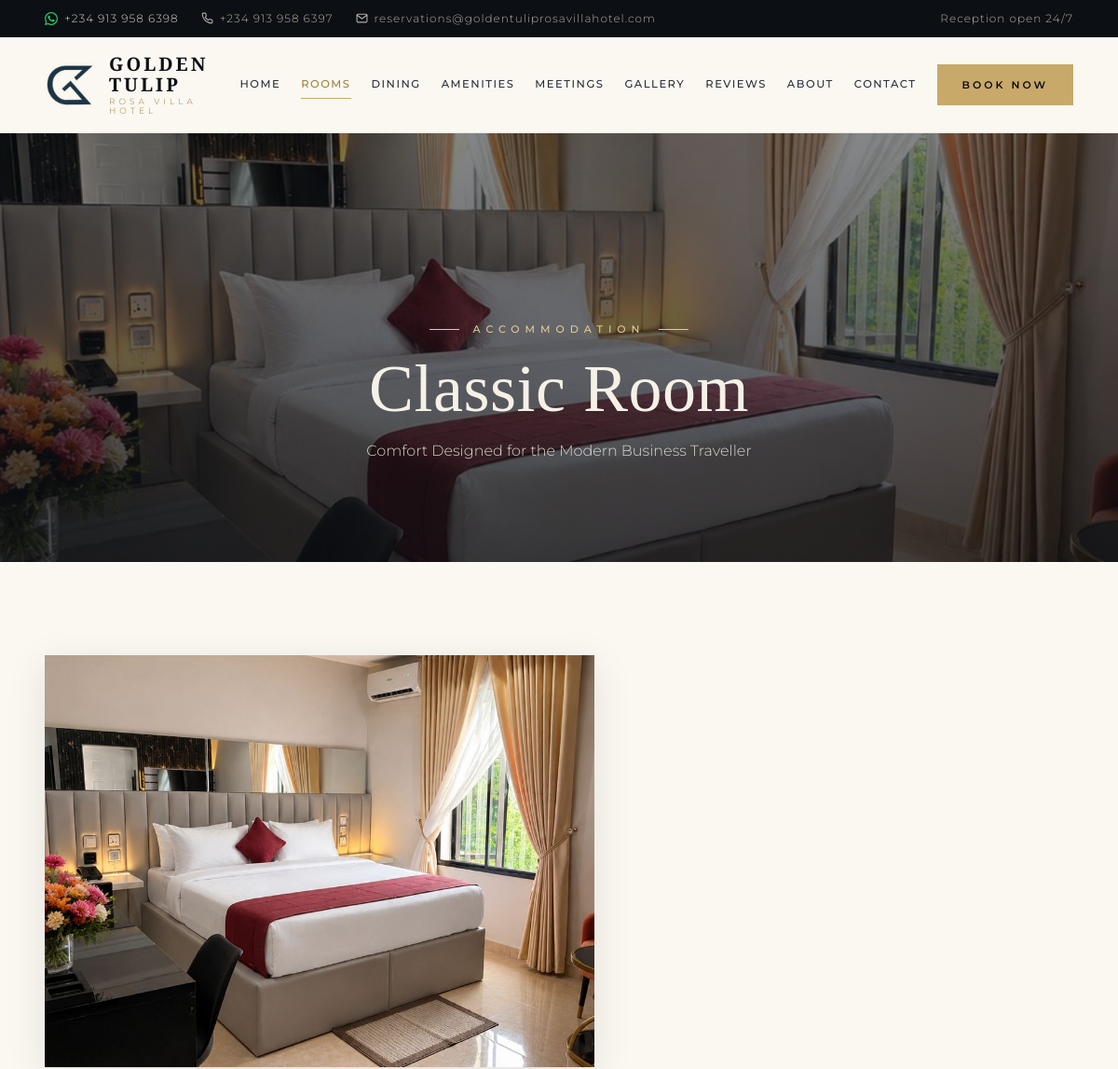
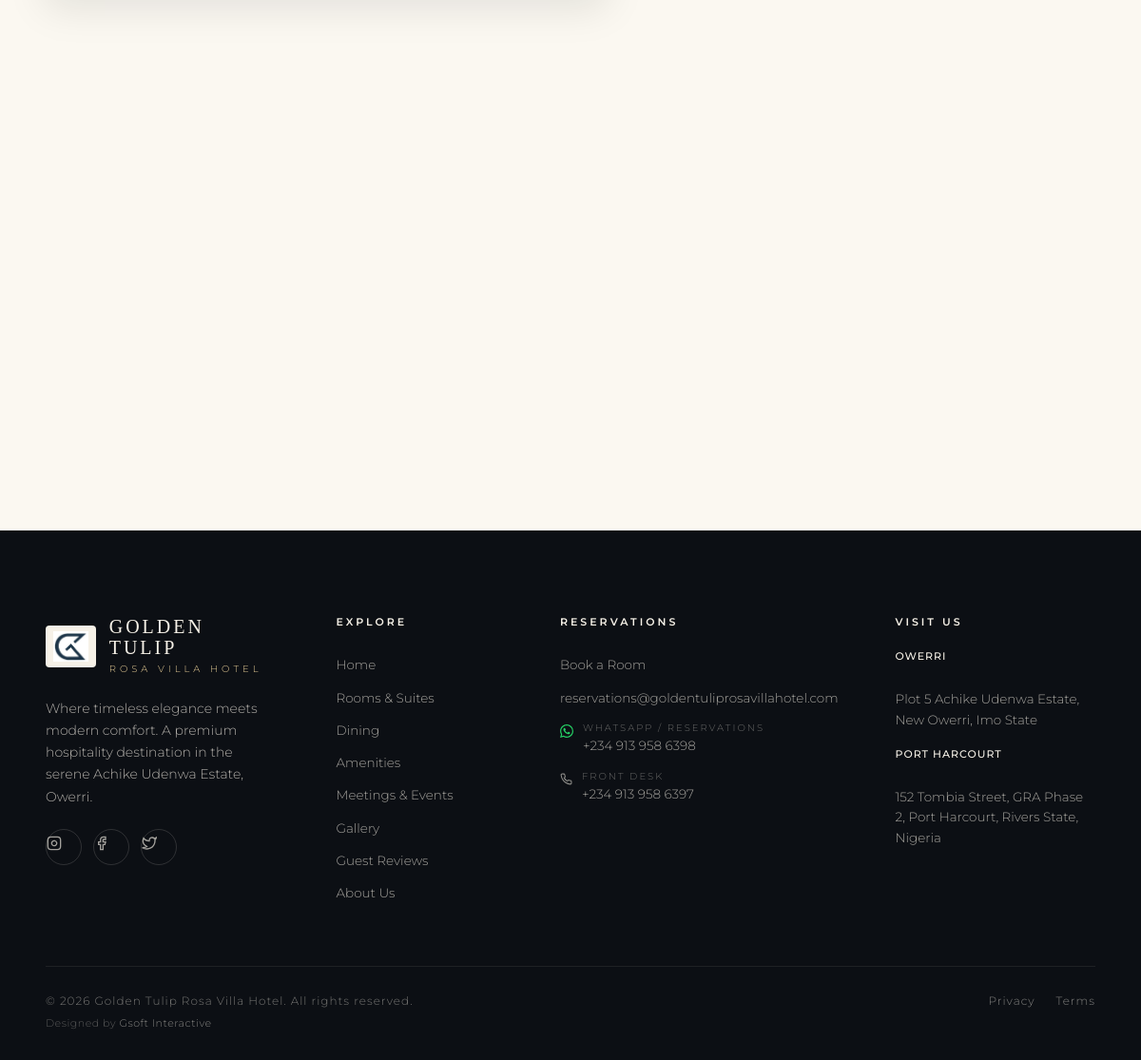
Page /room.php?slug=classic on the committed database (2 pictures, top to bottom).
### tables this page shows
CREATE TABLE rooms (
    id              INT AUTO_INCREMENT PRIMARY KEY,
    slug            VARCHAR(80) NOT NULL UNIQUE,
    name            VARCHAR(120) NOT NULL,
    tagline         VARCHAR(200) NOT NULL,
    description     TEXT NOT NULL,
    price_ngn       DECIMAL(10,2) NOT NULL,
    max_guests      TINYINT NOT NULL DEFAULT 2,
    bed_type        VARCHAR(60) NOT NULL,
    size_sqm        SMALLINT NOT NULL DEFAULT 25,
    image           VARCHAR(200) NOT NULL,
    highlights      TEXT NOT NULL,
    ideal_for       TEXT NOT NULL,
    is_active       TINYINT(1) NOT NULL DEFAULT 1,
    sort_order      SMALLINT NOT NULL DEFAULT 0,
    created_at      TIMESTAMP DEFAULT CURRENT_TIMESTAMP
);

### includes/functions.php (called while the page is built, shortened)
<?php
require_once __DIR__ . '/../config/db.php';
function e(?string $s): string {
    return htmlspecialchars((string)$s, ENT_QUOTES | ENT_SUBSTITUTE, 'UTF-8');
}
function get_room_by_slug(string $slug): ?array {
    $stmt = db()->prepare('SELECT * FROM rooms WHERE slug = ? AND is_active = 1');
    $stmt->execute([$slug]);
    $row = $stmt->fetch();
    return $row ?: null;
}
function current_page(): string {
    $p = basename($_SERVER['SCRIPT_NAME'] ?? '');
    return $p ?: 'index.php';
}
function is_active(string $name): string {
    return current_page() === $name ? ' active' : '';
}

### config/db.php (called while the page is built, shortened)
<?php
function db(): PDO {
    static $pdo = null;
    $dsn = sprintf('mysql:host=%s;port=%s;dbname=%s;charset=utf8mb4',
        DB_HOST, DB_PORT, DB_NAME);
    try {
        $pdo = new PDO($dsn, DB_USER, DB_PASS, [
            PDO::ATTR_ERRMODE            => PDO::ERRMODE_EXCEPTION,
            PDO::ATTR_DEFAULT_FETCH_MODE => PDO::FETCH_ASSOC,
            PDO::ATTR_EMULATE_PREPARES   => false,
        ]);
    } catch (PDOException $e) {
        http_response_code(500);
        $msg = ini_get('display_errors') ? $e->getMessage() : 'Database connection error.';
        die('<div style="font-family:sans-serif;padding:40px;max-width:640px;margin:80px auto;background:#fff7f5;border:1px solid #f5c2b6;border-radius:8px;">'
          . '<h2 style="color:#a8392a;margin:0 0 12px">Database not reachable</h2>'
          . '<p style="color:#555">Could not connect to MySQL. Make sure MySQL is running and the database <code>' . DB_NAME . '</code> exists.</p>'
          . '<p style="color:#777;font-size:13px">Run: <code>mysql -u ' . DB_USER . ' -p &lt; sql/schema.sql</code></p>'
          . '<p style="color:#999;font-size:12px">' . htmlspecialchars($msg) . '</p>'
          . '</div>');
    }
    return $pdo;
}

### room.php (the view, shortened to what this page needs)
<?php
require_once __DIR__ . '/includes/functions.php';
$slug = $_GET['slug'] ?? '';
$room = $slug ? get_room_by_slug($slug) : null;
include __DIR__ . '/includes/header.php';
?>
<section class="page-hero" style="background-image:url('images/<?= e($room['image']) ?>')">
    <div class="page-hero-content">
        <span class="eyebrow light center with-after">Accommodation</span>
        <h1><?= e($room['name']) ?></h1>
        <p><?= e($room['tagline']) ?></p>
    </div>
</section>
<section class="room-detail">
    <div class="container room-detail-grid">
        <div class="room-detail-image reveal">
            <img src="images/<?= e($room['image']) ?>" alt="<?= e($room['name']) ?>" />
        </div>
    </div>
</section>
<?php include __DIR__ . '/includes/footer.php'; ?>

### includes/header.php (shortened to what this page needs)
<?php
require_once __DIR__ . '/functions.php';
$transparent_nav = $transparent_nav ?? false;
?>
<!DOCTYPE html>
<html lang="en">
<head>
    <link rel="stylesheet" href="assets/css/style.css?v=12" />
</head>
<body class="<?= $transparent_nav ? 'has-transparent-nav' : '' ?>">
<div class="topbar">
    <div class="topbar-inner">
        <div class="topbar-left">
            <a href="https://wa.me/<?= e(HOTEL_WHATSAPP) ?>" target="_blank" rel="noopener" class="tb-wa" aria-label="WhatsApp reservations">
                <span class="tb-num"><?= e(HOTEL_PHONE_1) ?></span>
            </a>
            <a href="tel:<?= e(HOTEL_PHONE_2) ?>" class="tb-tel hide-sm" aria-label="Hotel front desk">
                <?= e(HOTEL_PHONE_2) ?>
            </a>
            <a href="mailto:<?= e(HOTEL_EMAIL_RES) ?>" class="tb-email" aria-label="Email reservations">
                <svg width="13" height="13" viewBox="0 0 24 24" fill="none" stroke="currentColor" stroke-width="2" aria-hidden="true"><path d="M4 4h16c1.1 0 2 .9 2 2v12c0 1.1-.9 2-2 2H4c-1.1 0-2-.9-2-2V6c0-1.1.9-2 2-2z"/><polyline points="22,6 12,13 2,6"/></svg>
                <?= e(HOTEL_EMAIL_RES) ?>
            </a>
        </div>
        <div class="topbar-right hide-sm">
            <span>Reception open 24/7</span>
        </div>
    </div>
</div>
<header class="site-nav" id="siteNav">
    <div class="nav-inner">
        <a href="index.php" class="logo">
            <img src="images/logo.jpeg" class="logo-mark" alt="Golden Tulip Rosa Villa Hotel" />
            <span class="logo-text">
                <span class="logo-primary">Golden Tulip</span>
                <span class="logo-secondary">Rosa Villa Hotel</span>
            </span>
        </a>
        <nav class="nav-links" id="navLinks">
            <a href="index.php"     class="nav-link<?= is_active('index.php') ?>">Home</a>
            <a href="rooms.php"     class="nav-link<?= is_active('rooms.php') . is_active('room.php') ?>">Rooms</a>
            <a href="dining.php"    class="nav-link<?= is_active('dining.php') ?>">Dining</a>
            <a href="amenities.php" class="nav-link<?= is_active('amenities.php') ?>">Amenities</a>
            <a href="meetings.php"  class="nav-link<?= is_active('meetings.php') ?>">Meetings</a>
            <a href="gallery.php"   class="nav-link<?= is_active('gallery.php') ?>">Gallery</a>
            <a href="reviews.php"   class="nav-link<?= is_active('reviews.php') ?>">Reviews</a>
            <a href="about.php"     class="nav-link<?= is_active('about.php') ?>">About</a>
            <a href="contact.php"   class="nav-link<?= is_active('contact.php') ?>">Contact</a>
            <a href="booking.php"   class="btn btn-gold nav-cta">Book Now</a>
        </nav>
    </div>
</header>
<main id="main">

### includes/footer.php (shortened to what this page needs)
</main>
<footer class="site-footer">
    <div class="footer-grid">
        <div class="footer-col">
            <div class="footer-brand">
                <img src="images/logo.jpeg" class="logo-mark logo-mark--footer" alt="Golden Tulip Rosa Villa Hotel" />
                <div>
                    <div class="footer-brand-primary">Golden Tulip</div>
                    <div class="footer-brand-secondary">Rosa Villa Hotel</div>
                </div>
            </div>
            <p class="footer-blurb">Where timeless elegance meets modern comfort. A premium hospitality destination in the serene Achike Udenwa Estate, Owerri.</p>
            <div class="socials">
                <a href="#" aria-label="Instagram"><svg width="16" height="16" viewBox="0 0 24 24" fill="none" stroke="currentColor" stroke-width="2"><rect x="2" y="2" width="20" height="20" rx="5"/><path d="M16 11.37A4 4 0 1 1 12.63 8 4 4 0 0 1 16 11.37z"/><line x1="17.5" y1="6.5" x2="17.51" y2="6.5"/></svg></a>
                <a href="#" aria-label="Facebook"><svg width="16" height="16" viewBox="0 0 24 24" fill="none" stroke="currentColor" stroke-width="2"><path d="M18 2h-3a5 5 0 0 0-5 5v3H7v4h3v8h4v-8h3l1-4h-4V7a1 1 0 0 1 1-1h3z"/></svg></a>
                <a href="#" aria-label="Twitter"><svg width="16" height="16" viewBox="0 0 24 24" fill="none" stroke="currentColor" stroke-width="2"><path d="M23 3a10.9 10.9 0 0 1-3.14 1.53 4.48 4.48 0 0 0-7.86 3v1A10.66 10.66 0 0 1 3 4s-4 9 5 13a11.64 11.64 0 0 1-7 2c9 5 20 0 20-11.5a4.5 4.5 0 0 0-.08-.83A7.72 7.72 0 0 0 23 3z"/></svg></a>
            </div>
        </div>
        <div class="footer-col">
            <h4>Explore</h4>
            <a href="index.php">Home</a>
            <a href="rooms.php">Rooms &amp; Suites</a>
            <a href="dining.php">Dining</a>
            <a href="amenities.php">Amenities</a>
            <a href="meetings.php">Meetings &amp; Events</a>
            <a href="gallery.php">Gallery</a>
            <a href="reviews.php">Guest Reviews</a>
            <a href="about.php">About Us</a>
        </div>
        <div class="footer-col">
            <h4>Reservations</h4>
            <a href="booking.php">Book a Room</a>
            <a href="mailto:<?= e(HOTEL_EMAIL_RES) ?>"><?= e(HOTEL_EMAIL_RES) ?></a>
            <a href="https://wa.me/<?= e(HOTEL_WHATSAPP) ?>" target="_blank" rel="noopener" class="ft-line ft-line--wa">
                <span><span class="ft-label">WhatsApp / Reservations</span><?= e(HOTEL_PHONE_1) ?></span>
            </a>
            <a href="tel:<?= e(HOTEL_PHONE_2) ?>" class="ft-line">
                <span><span class="ft-label">Front Desk</span><?= e(HOTEL_PHONE_2) ?></span>
            </a>
        </div>
        <div class="footer-col">
            <h4>Visit Us</h4>
            <p class="footer-addr"><strong>Owerri</strong><br><?= e(HOTEL_ADDRESS_OW) ?></p>
            <p class="footer-addr"><strong>Port Harcourt</strong><br><?= e(HOTEL_ADDRESS_PH) ?></p>
        </div>
    </div>
    <div class="footer-bottom">
        <div>
            <div>&copy; <?= date('Y') ?> Golden Tulip Rosa Villa Hotel. All rights reserved.</div>
            <div class="footer-credit">Designed by <a href="https://gsoftinteractive.com" target="_blank" rel="noopener">Gsoft Interactive</a></div>
        </div>
        <div class="footer-bottom-links">
            <a href="#">Privacy</a>
            <a href="#">Terms</a>
        </div>
    </div>
</footer>
</body>
</html>

### rows in the picture
rooms: image (picture), name "Classic Room", tagline "Comfort Designed for the Modern Business Traveller"

### other values in the picture
HOTEL_PHONE_1 "+234 913 958 6398"
HOTEL_PHONE_2 "+234 913 958 6397"
HOTEL_EMAIL_RES "reservations@goldentuliprosavillahotel.com"
HOTEL_ADDRESS_OW "Plot 5 Achike Udenwa Estate, New Owerri, Imo State"
HOTEL_ADDRESS_PH "152 Tombia Street, GRA Phase 2, Port Harcourt, Rivers State, Nigeria"
